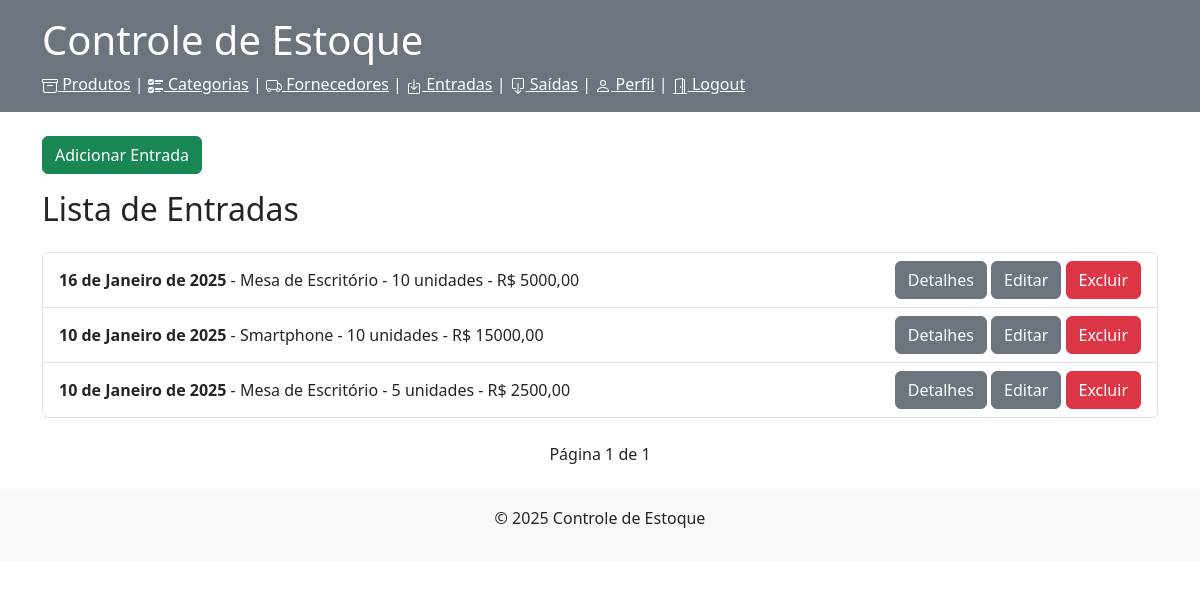
The page /entradas/ (signed in) on the database its author committed.
### produtos/models.py (models this page shows, shortened)
class Entrada(models.Model):
    produto = models.ForeignKey('Produto', on_delete=models.CASCADE)
    fornecedor = models.ForeignKey('Fornecedor', on_delete=models.CASCADE)
    quantidade = models.IntegerField(validators=[MinValueValidator(1)]) #quantidade minima 1
    data = models.DateField(auto_now_add=True)
    valor_total = models.DecimalField(max_digits=10, decimal_places=2)

class Produto(models.Model):
    nome = models.CharField(max_length=100)
    quantidade = models.IntegerField(validators=[MinValueValidator(0)]) #quantidade minima 0
    preco = models.DecimalField(max_digits=10, decimal_places=2)
    descricao = models.CharField(max_length=500, blank=True)
    fornecedor = models.ForeignKey('Fornecedor', on_delete=models.CASCADE)
    categoria = models.ForeignKey('Categoria', on_delete=models.CASCADE)

### produtos/views.py (the view)
# urls.py: path('entradas/', listar_entradas, name='listar_entradas'),
@login_required
def listar_entradas(request):
    entradas = Entrada.objects.all().order_by('-data')  # Exibe as entradas mais recentes primeiro
    paginator = Paginator(entradas, 20)  # Exibe 20 entradas por página
    page_number = request.GET.get('page')  # Obtém o número da página atual a partir dos parâmetros da URL
    page_obj = paginator.get_page(page_number)  # Obtém os entradas para a página atual
    return render(request, 'listar_entradas.html', {'page_obj': page_obj})

### produtos/templates/listar_entradas.html (shortened to what this page needs)
{% extends 'base.html' %}
{% block content %}
    <a class="btn btn-success" href="{% url 'adicionar_entrada' %}">Adicionar Entrada</a>
    <h2 class="mb-4">Lista de Entradas</h2>
    <ul class="list-group">
        {% for entrada in page_obj %}
            <li class="list-group-item d-flex justify-content-between align-items-center">
                <div>
                    <strong>{{ entrada.data }}</strong> - {{ entrada.produto.nome }} - {{ entrada.quantidade }} unidades - R$ {{ entrada.valor_total }}
                </div>
                <div>
                    <a class="btn btn-secondary" href="{% url 'detalhes_entrada' entrada.pk %}">Detalhes</a>
                    <a class="btn btn-secondary" href="{% url 'atualizar_entrada' entrada.pk %}">Editar</a>
                    <a class="btn btn-danger" href="{% url 'excluir_entrada' entrada.pk %}" onclick="return confirm('Tem certeza que deseja excluir esta entrada?');">Excluir</a>
                </div>
            </li>
        {% endfor %}
    </ul>
    <div class="pagination align-items-center mt-4 d-flex justify-content-center">
        <span class="step-links text-center ">
            <span>Página {{ page_obj.number }} de {{ page_obj.paginator.num_pages }}</span>
        </span>
    </div>
{% endblock %}

### rows shown on the page
Entrada: data "16 de Janeiro de 2025", produto.nome "Mesa de Escritório", quantidade "10", valor_total "5000,00"
Entrada: data "10 de Janeiro de 2025", produto.nome "Smartphone", quantidade "10", valor_total "15000,00"
Entrada: data "10 de Janeiro de 2025", produto.nome "Mesa de Escritório", quantidade "5", valor_total "2500,00"

### other values the page prints
{{ page_obj.number }} "1"
{{ page_obj.paginator.num_pages }} "1"
